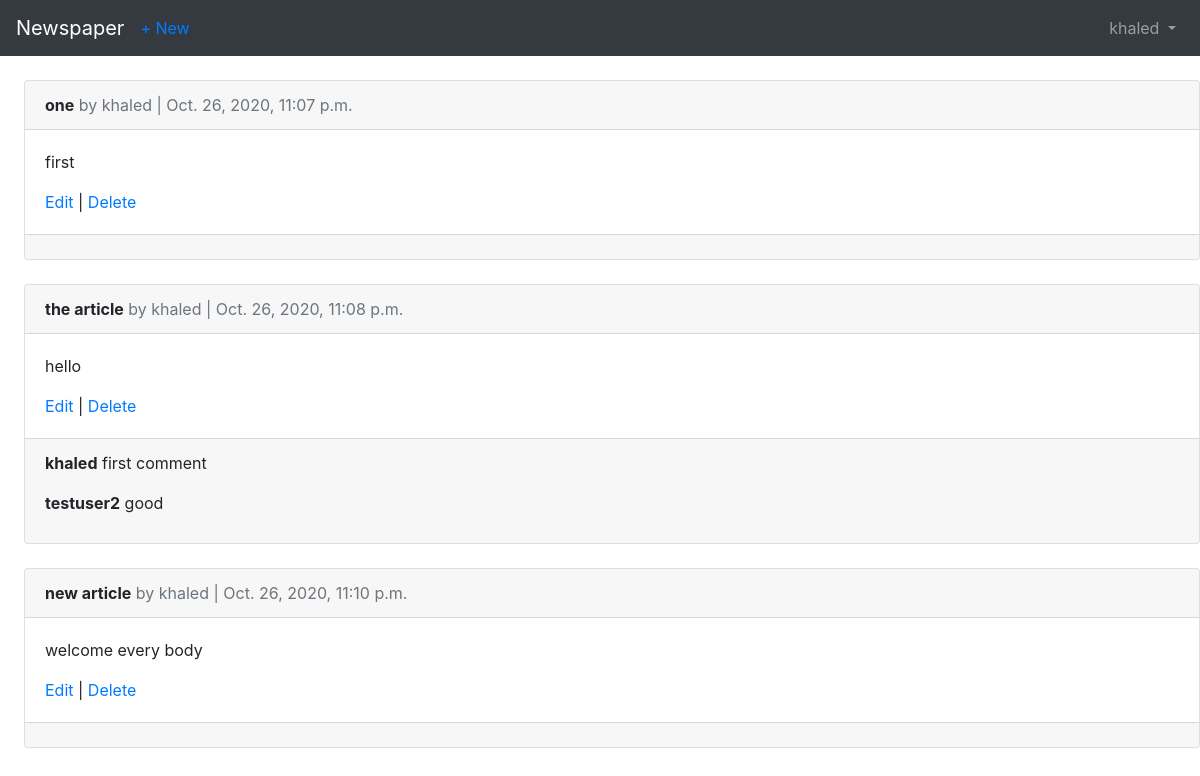
The page /articles/ (signed in) on the database its author committed.
### users/models.py (models this page shows)
class CustomUser (AbstractUser):
    age = models.PositiveIntegerField(null = True , blank = True)

### articles/models.py (models this page shows, shortened)
class Article (models.Model):
    title = models.CharField(max_length=255)
    body = models.TextField()
    date = models.DateTimeField(auto_now_add=True)
    author = models.ForeignKey(get_user_model(), on_delete=models.CASCADE,)

class Comment (models.Model):
    article = models.ForeignKey(
        Article , on_delete=models.CASCADE , related_name= "comments"
    )
    comment = models.CharField(max_length=140)
    author = models.ForeignKey(get_user_model(), on_delete=models.CASCADE)
    def __str__(self):
        return self.comment

### articles/views.py (the view)
# urls.py: path("", ArticleListView.as_view(), name = "article_list"),
class ArticleListView (ListView):
    model = Article
    template_name = "article_list.html"

### templates/article_list.html (shortened to what this page needs)
{% extends 'base.html' %}
{% block content %}
    {% for article in object_list %}
        <div class="card ml-4">
        <div class='card-header'>
            <span class="font-weight-bold">{{ article.title }}</span>
            <span class="text-muted"> by {{ article.author }} | {{article.date}} </span>
        </div>
        <div class="card-body">
            <p>{{ article.body }}</p>
            <a href={% url 'article_edit' article.pk %}>Edit</a> |
            <a href={% url 'article_delete' article.pk %}>Delete</a>
        </div>
        <div class="card-footer">
        {% for comment in article.comments.all %}
            <p>
                <span class="font-weight-bold">{{ comment.author }}</span>
                {{ comment }}
            </p>
        {% endfor %}
        </div>
        </div>
    <br>
    {% endfor %}
{% endblock content %}

### templates/base.html (shortened to what this page needs)
<!DOCTYPE html>
<html lang="en">
<head>
    <link rel="stylesheet" href="https://stackpath.bootstrapcdn.com/bootstrap/4.1.3/css/bootstrap.min.css">
</head>
<body>
    <nav class="navbar navbar-expand-md navbar-dark bg-dark mb-4">
      <a class="navbar-brand" href="{% url 'home' %}">Newspaper</a>
        {% if user.is_authenticated %}
        <ul class="navbar-nav mr-auto">
            <li class="nav-item"><a href="{% url 'article_new' %}">+ New</a></li>
        </ul>
        {% endif %}
      <div class="collapse navbar-collapse" id="navbarCollapse">
        {% if user.is_authenticated %}
          <ul class="navbar-nav ml-auto">
            <li class="nav-item">
              <a class="nav-link dropdown-toggle" href="#" id="userMenu" data-toggle="dropdown" aria-haspopup="true" aria-expanded="false">
                {{ user.username }}
              </a>
            </li>
          </ul>
        {% endif %}
      </div>
    </nav>
    <div>
        {% block content %}
        {% endblock content %}
    </div>
</body>
</html>

### rows shown on the page
CustomUser: username "khaled"
Article: title "one", author "khaled", date "Oct. 26, 2020, 11:07 p.m.", body "first"
Article: title "the article", author "khaled", date "Oct. 26, 2020, 11:08 p.m.", body "hello"
Comment: author "khaled", comment "first comment"
Comment: author "testuser2", comment "good"
Article: title "new article", author "khaled", date "Oct. 26, 2020, 11:10 p.m.", body "welcome every body"
